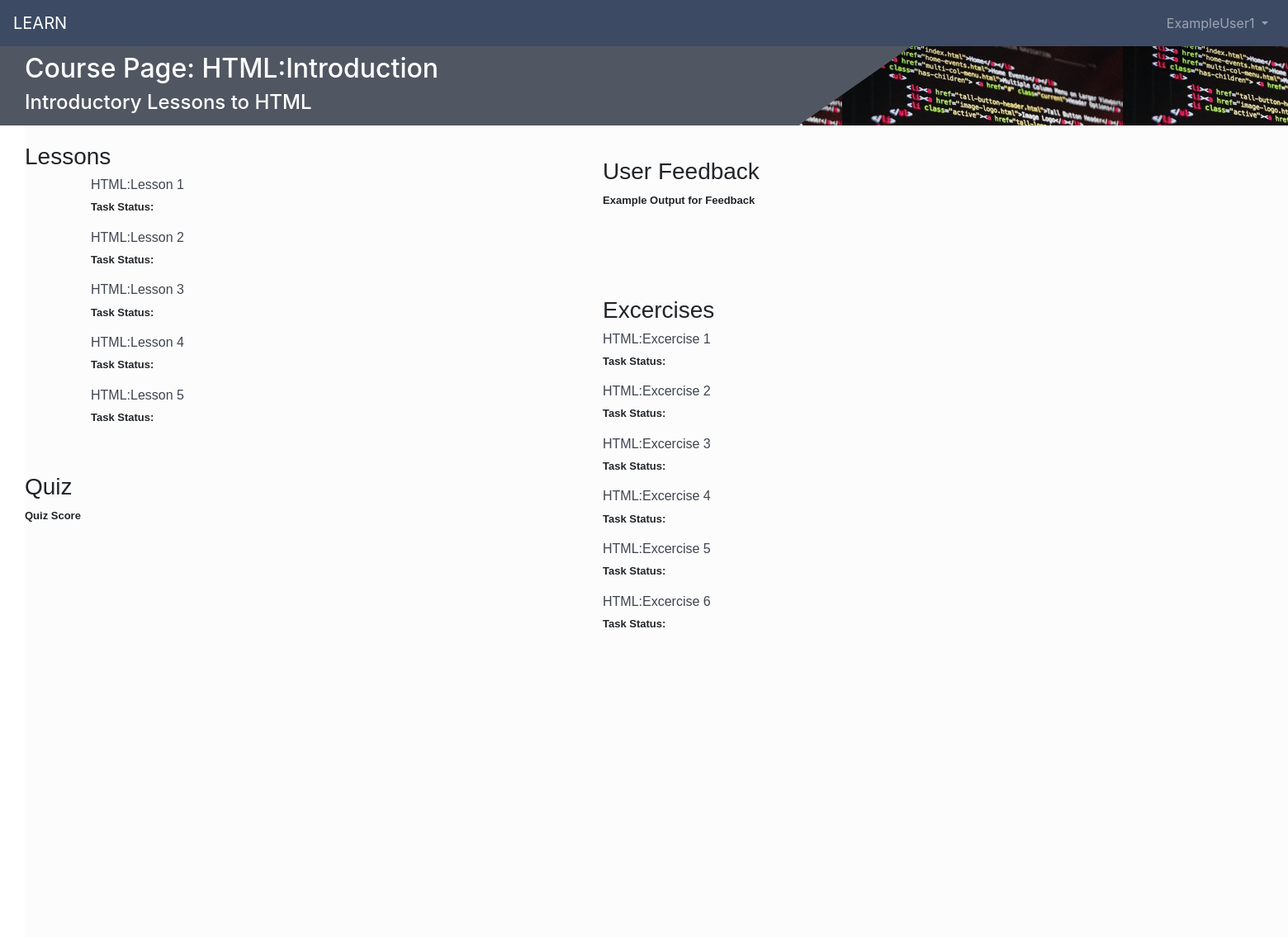
Screenshot of /dashboard/ExampleUser1/course/11111/ (signed in) with the database file from the repository.
### application.py (models this page shows, shortened)
class User(UserMixin, db.Model):
    id = db.Column(db.Integer, primary_key=True)
    firstname = db.Column('firstname', db.String(20), index=True)
    lastname = db.Column('lastname', db.String(20), index=True)
    email = db.Column('email', db.String(50), unique=True, index=True)
    username = db.Column('username', db.String(20), unique=True, index=True)
    password = db.Column('password', db.String(20))

class Course(db.Model):
    __tablename__ = 'course'
    courseid = db.Column(db.Integer, primary_key=True, unique=True)
    coursename = db.Column('coursename', db.String(20), index=True)
    description = db.Column('description', db.String(500), index=True)
    lessons = db.Column(db.Integer, index=True)

class LessonData(db.Model):
    __tablename__ = "lessondata"
    lessonid = db.Column('lessonid', db.Integer, unique=True, index=True, primary_key=True)
    lessonname = db.Column('lessonname', db.String(30), index=True)
    lessontype = db.Column('lessontype', db.String(30), index=True)
    courseid = db.Column('courseid', db.Integer, db.ForeignKey('course.courseid'), index=True)

### application.py (the view)
@app.route('/dashboard/<username>/course/<courseid>/')
@login_required
def course(username, courseid):
    if username != current_user.username:
        return redirect(url_for('.dashboard', username=current_user.username))
    if Course.query.filter_by(courseid=courseid).scalar() is None:
        return render_template('error.html')
    form = MyForm()
    username = User.query.filter_by(username=username).first()
    lesson = LessonData.query.filter_by(courseid = courseid).first()
    courseid = Course.query.filter_by(courseid = courseid).first()
    return render_template('course.html', username=username, course=courseid, lessons=LessonData.query.filter_by(courseid=courseid.courseid, lessontype='Lesson'), excercises=LessonData.query.filter_by(courseid=courseid.courseid, lessontype='Excercise'))

### application.py (called while the page is built)
@login_manager.user_loader
def load_user(user_id):
    return User.query.filter(User.id == int (user_id)).first()

### templates/course.html (shortened to what this page needs)
<html>
<head>
  	<link rel="stylesheet" href="https://maxcdn.bootstrapcdn.com/bootstrap/4.0.0/css/bootstrap.min.css">
</head>
<body>
<nav class="navbar navbar-expand-sm navbar-dark" style="background-color: #3c4a64;">
  <a class="navbar-brand" href="#">LEARN</a>
  <div class="collapse navbar-collapse" id="navbarSupportedContent">
    <ul class="navbar-nav ml-auto">
      <li class="nav-item active">
      <li class="nav-item dropdown">
        <a class="nav-link dropdown-toggle" href="#" id="navbarDropdown" role="button" data-toggle="dropdown" aria-haspopup="true" aria-expanded="false">
		{{username.username}}
        </a>
      </li>
    </ul>
  </div>
</nav>
<div class="heading">
<div class="title">
<h2>Course Page: {{ course.coursename }}</h2>
<h4> {{ course.description }} </h4>
</div>
	</div>
	<div class="body">
	<br>
	<h3>Lessons</h3>
	<div class="lesson">
	{% for lesson in lessons %}
	<h6><a href="lesson/{{lesson.lessonid}}" style="color: #3E4551; text-decoration:none">{{lesson.lessonname}}</a></h6>
	<p><font size="2">Task Status: {{lesson.taskCompleted}}<font></p>
	{% endfor %}
	</div>
	<br>
	<br>
	<h3>Quiz</h3>
	<p>Quiz Score</p>
	<div class="feedback">
		<h3>User Feedback</h3>
		<p>Example Output for Feedback</p>
	</div>
	<div class="excercise">
	<h3>Excercises</h3>
	<div class"excercises">
	{% for excercise in excercises %}
        <h6><a href="excercise/{{excercise.lessonid}}" style="color: #3E4551; text-decoration:none">{{excercise.lessonname}}</a></h6>
        <p><font size="2">Task Status: {{excercise.taskCompleted}}<font></p>
        {% endfor %}
	</div>
	</div>
</body>
</html>

### rows the page displays
User: username "ExampleUser1"
Course: coursename "HTML:Introduction", description "Introductory Lessons to HTML"
LessonData: lessonname "HTML:Lesson 1"
LessonData: lessonname "HTML:Lesson 2"
LessonData: lessonname "HTML:Lesson 3"
LessonData: lessonname "HTML:Lesson 4"
LessonData: lessonname "HTML:Lesson 5"
LessonData: lessonname "HTML:Excercise 1"
LessonData: lessonname "HTML:Excercise 2"
LessonData: lessonname "HTML:Excercise 3"
LessonData: lessonname "HTML:Excercise 4"
LessonData: lessonname "HTML:Excercise 5"
LessonData: lessonname "HTML:Excercise 6"
